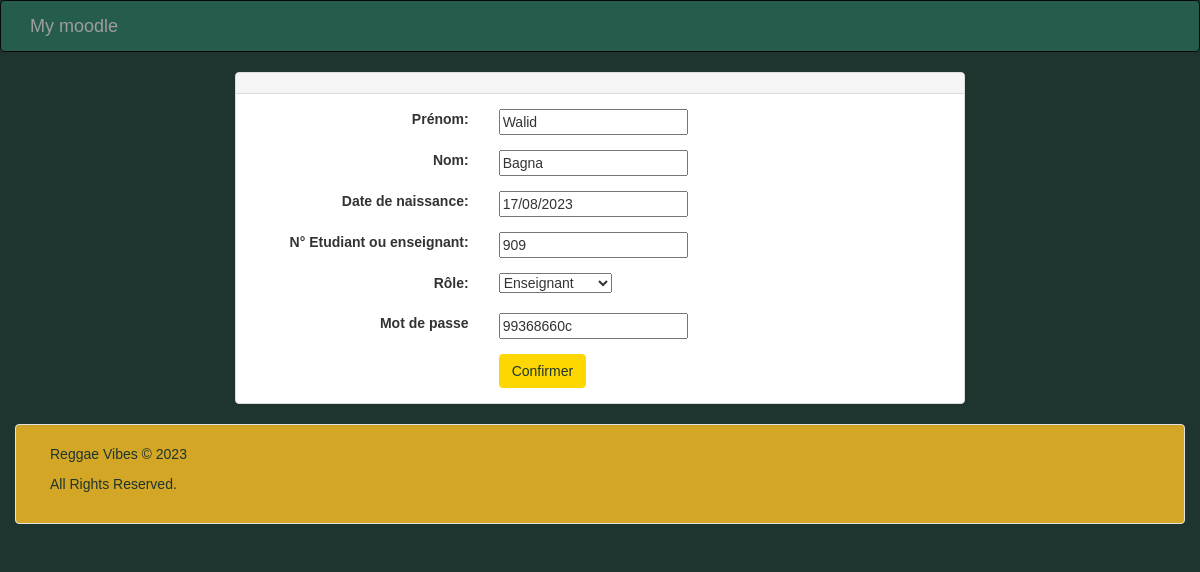
The page /3/user_update/ on the database its author committed.
### accounts/models.py (models this page shows, shortened)
class CustomUser(AbstractBaseUser):
    first_name = models.CharField(max_length=30)
    last_name = models.CharField(max_length=30)
    birth_date = models.DateField()
    id_number = models.CharField(max_length=30, unique=True)
    STUDENT = 1
    TEACHER = 2
    ADMIN = 3
    ROLE_CHOICES = (
        (STUDENT, 'Etudiant'),
        (TEACHER, 'Enseignant'),
        (ADMIN, 'Administrateur'),
    )
    role = models.PositiveSmallIntegerField(choices=ROLE_CHOICES)
    is_active = models.BooleanField(default=True)
    is_admin = models.BooleanField(default=False)
    objects = CustomUserManager()
    USERNAME_FIELD = 'id_number'
    REQUIRED_FIELDS = ['first_name', 'last_name']

### accounts/views.py (the view)
# urls.py: path('<int:pk>/user_update/', UserUpdateView.as_view(), name='user_update'), # met à jour un projet existant
class UserUpdateView(UpdateView):
    model = CustomUser # utilise le modèle Project
    template_name = 'user_form.html' # utilise le même template que pour la création
    fields = '__all__' # utilise tous les champs du modèle
    success_url = '/home_admin'

### accounts/templates/user_form.html (shortened to what this page needs)
{% extends "base.html" %}
{% block content %}
    <div class="container">
        <form method="post" enctype="multipart/form-data">
            <div class="col-md-8 col-md-offset-2">
                <div class="panel panel-default">
                    <div class="panel-heading">{{view.username}}</div>
                    <div class="panel-body">
                        <div class="form-group clearfix">
                            <label for="{{ form.first_name.id_for_label }}" class="col-md-4 control-label text-right">Prénom:</label>
                            <div class="col-md-6">
                                {{ form.first_name }}
                            </div>
                        </div>
                        <div class="form-group clearfix">
                            <label for="{{ form.last_name.id_for_label }}" class="col-md-4 control-label text-right">Nom:</label>
                            <div class="col-md-6">
                                {{ form.last_name }}
                            </div>
                        </div>
                        <div class="form-group clearfix">
                            <label for="{{ form.birth_date.id_for_label }}" class="col-md-4 control-label text-right">Date de naissance:</label>
                            <div class="col-md-6">
                                {{ form.birth_date }}
                            </div>
                        </div>
                        <div class="form-group clearfix">
                            <label for="{{ form.id_number.id_for_label }}" class="col-md-4 control-label text-right">N° Etudiant ou enseignant:</label>
                            <div class="col-md-6">
                                {{ form.id_number }}
                            </div>
                        </div>
                        <div class="form-group clearfix">
                            <label for="{{ form.role.id_for_label }}" class="col-md-4 control-label text-right">Rôle:</label>
                            <div class="col-md-6">
                                {{ form.role }}
                            </div>
                        </div>
                        <div class="form-group clearfix">
                            <label for="{{ form.password.id_for_label }}" class="col-md-4 control-label text-right">Mot de passe</label>
                            <div class="col-md-6">
                                {{ form.password }}
                            </div>
                        </div>
                        <div class="col-md-6 col-md-offset-4">
                            <input type="submit" value="Confirmer" class="btn btn-success">
                        </div>
                    </div>
                </div>
            </div>
        </form>
    </div>
{% endblock %}

### accounts/templates/base.html (style rules this page uses)
body { background-color: #1E352F; font-family: 'Arial', sans-serif; }
.btn { background-color: #FFD700; border-color: #FFD700; color: #1E352F; }

### rows shown on the page
CustomUser: first_name "Walid", last_name "Bagna", birth_date "17/08/2023", id_number "909", role "Enseignant", password "99368660c"
